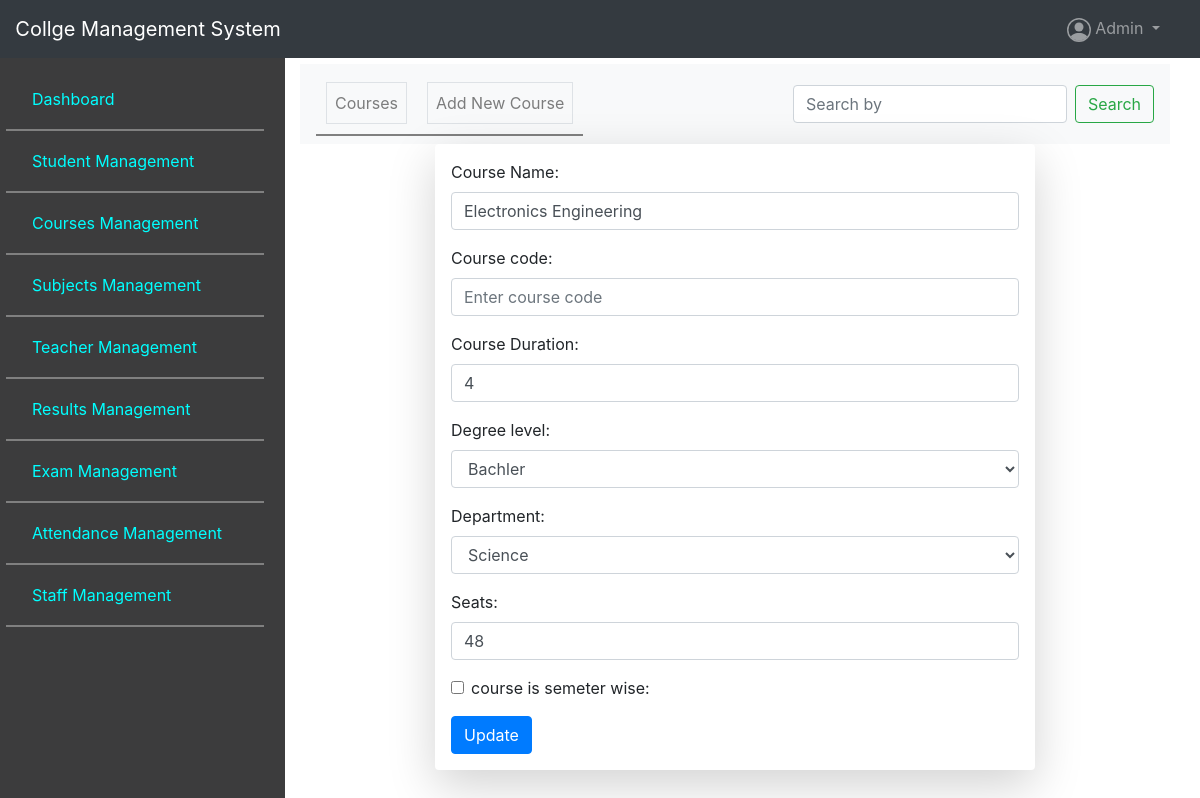
/college/course_management/2/update/, run on the app's committed database.
### college/models/course.py (models this page shows, shortened)
class Course(models.Model):
    Cid = models.AutoField(primary_key=True)
    course_code = models.CharField(max_length=50,blank=True)
    Cname = models.CharField(max_length=150)
    Cduration = models.IntegerField(default=4)
    degree_level = models.CharField(max_length=150,choices=degree_choices,default=1)
    department = models.CharField(max_length=50,choices=deparment_choices,default=1)
    seats = models.IntegerField(default=48)
    created_date = models.DateField(auto_now_add=True)
    updated_date = models.DateField(auto_now=True)
    semester = models.BooleanField(default=False)

### college/views/course.py (the view, shortened to what this page needs)
class UpdateCourseView(View):
    def get(self,request,course_id):
        course = Course.objects.get(Cid=course_id)
        form = CourseForm(instance=course)
        context_data = {
            'form':form
        }
        return render(request,"course/update.html",context_data)

### college/forms/courseForm.py
class CourseForm(forms.ModelForm):
    class Meta:
        model = Course
        fields = ('Cname','course_code','Cduration','degree_level','department','seats','semester')
        widgets = {
            'Cname':forms.TextInput(attrs={'class':'form-control','placeholder':'Enter Course Name'}),
            'course_code':forms.TextInput(attrs={'class':'form-control','placeholder':'Enter course code'}),
            'Cduration':forms.NumberInput(attrs={'class':'form-control','placeholder':'Enter Course Duration'}),
            'degree_level':forms.Select(attrs={'class':'form-control','placeholder':'Select Level'}),
            'department':forms.Select(attrs={'class':'form-control','placeholder':'Select Deparment'}),
            'seats':forms.NumberInput(attrs={'class':'form-control','placeholder':'Enter Course Seats'}),
            'semester':forms.CheckboxInput(attrs={'class':'form-check-input'})
        }
        labels = {
            'Cduration':'Course Duration',
            'Cname':'Course Name',
            'semester':'course is semeter wise'
        }

### templates/course/update.html (shortened to what this page needs)
{% extends 'base_site/course_base.html' %}
{% block inner_content %}
<div>
    <div class="row">
        <div class="col-8 mx-auto shadow-lg p-3 mb-5 bg-white rounded">
            <form action="" method="POST">
                {% for field in form %}
                    {% if field.name == "semester" %}
                    <div class="form-check mb-2">
                        {{field}}
                        {{field.label_tag}}
                      </div>
                    {% else %}
                    <div class="form-group">
                        {{field.label_tag}}
                        {{field}}
                    </div>
                    {% endif %}
                {% endfor %}
                <button type="submit" class="btn btn-primary">Update</button>
            </form>
        </div>
    </div>
</div>
{% endblock inner_content %}

### static/css/admin_style.css (style rules this page uses)
* { margin: 0; padding: 0; box-sizing: border-box; }

### data on the page
Course: form "Electronics Engineering" "4" "Bachler" "Science" "48"

### other printed values
{{ field.label_tag }} "Course Name:" "Course code:" "Course Duration:" "Degree level:" "Department:" "Seats:"
{{ field.label_tag }} "course is semeter wise:"
